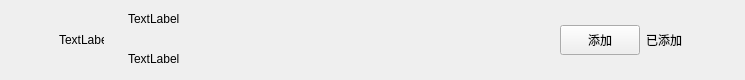
<?xml version="1.0" encoding="UTF-8"?>
<ui version="4.0">
 <class>ApplyFriendItem</class>
 <widget class="QWidget" name="ApplyFriendItem">
  <property name="geometry">
   <rect>
    <x>0</x>
    <y>0</y>
    <width>745</width>
    <height>80</height>
   </rect>
  </property>
  <property name="maximumSize">
   <size>
    <width>16777215</width>
    <height>80</height>
   </size>
  </property>
  <property name="windowTitle">
   <string>Form</string>
  </property>
  <layout class="QHBoxLayout" name="horizontalLayout">
   <property name="spacing">
    <number>6</number>
   </property>
   <property name="leftMargin">
    <number>9</number>
   </property>
   <property name="topMargin">
    <number>0</number>
   </property>
   <property name="rightMargin">
    <number>0</number>
   </property>
   <property name="bottomMargin">
    <number>0</number>
   </property>
   <item>
    <spacer name="horizontalSpacer">
     <property name="orientation">
      <enum>Qt::Orientation::Horizontal</enum>
     </property>
     <property name="sizeType">
      <enum>QSizePolicy::Policy::Fixed</enum>
     </property>
     <property name="sizeHint" stdset="0">
      <size>
       <width>50</width>
       <height>20</height>
      </size>
     </property>
    </spacer>
   </item>
   <item>
    <widget class="QLabel" name="icon_lb">
     <property name="minimumSize">
      <size>
       <width>45</width>
       <height>45</height>
      </size>
     </property>
     <property name="maximumSize">
      <size>
       <width>45</width>
       <height>45</height>
      </size>
     </property>
     <property name="text">
      <string>TextLabel</string>
     </property>
    </widget>
   </item>
   <item>
    <widget class="QWidget" name="widget" native="true">
     <layout class="QHBoxLayout" name="horizontalLayout_2">
      <property name="topMargin">
       <number>2</number>
      </property>
      <property name="bottomMargin">
       <number>2</number>
      </property>
      <item>
       <widget class="QWidget" name="widget_2" native="true">
        <layout class="QVBoxLayout" name="verticalLayout">
         <property name="spacing">
          <number>10</number>
         </property>
         <property name="topMargin">
          <number>2</number>
         </property>
         <property name="bottomMargin">
          <number>2</number>
         </property>
         <item>
          <widget class="QLabel" name="user_name_lb">
           <property name="minimumSize">
            <size>
             <width>100</width>
             <height>30</height>
            </size>
           </property>
           <property name="maximumSize">
            <size>
             <width>100</width>
             <height>30</height>
            </size>
           </property>
           <property name="text">
            <string>TextLabel</string>
           </property>
          </widget>
         </item>
         <item>
          <widget class="QLabel" name="user_chat_lb">
           <property name="minimumSize">
            <size>
             <width>100</width>
             <height>30</height>
            </size>
           </property>
           <property name="maximumSize">
            <size>
             <width>200</width>
             <height>30</height>
            </size>
           </property>
           <property name="text">
            <string>TextLabel</string>
           </property>
          </widget>
         </item>
        </layout>
       </widget>
      </item>
      <item>
       <spacer name="horizontalSpacer_3">
        <property name="orientation">
         <enum>Qt::Orientation::Horizontal</enum>
        </property>
        <property name="sizeHint" stdset="0">
         <size>
          <width>40</width>
          <height>20</height>
         </size>
        </property>
       </spacer>
      </item>
      <item>
       <widget class="ClickedBtn" name="addBtn">
        <property name="minimumSize">
         <size>
          <width>80</width>
          <height>30</height>
         </size>
        </property>
        <property name="maximumSize">
         <size>
          <width>80</width>
          <height>30</height>
         </size>
        </property>
        <property name="text">
         <string>添加</string>
        </property>
       </widget>
      </item>
      <item>
       <widget class="QLabel" name="already_add_lb">
        <property name="minimumSize">
         <size>
          <width>40</width>
          <height>0</height>
         </size>
        </property>
        <property name="text">
         <string>已添加</string>
        </property>
       </widget>
      </item>
      <item>
       <spacer name="horizontalSpacer_2">
        <property name="orientation">
         <enum>Qt::Orientation::Horizontal</enum>
        </property>
        <property name="sizeType">
         <enum>QSizePolicy::Policy::Fixed</enum>
        </property>
        <property name="sizeHint" stdset="0">
         <size>
          <width>50</width>
          <height>20</height>
         </size>
        </property>
       </spacer>
      </item>
     </layout>
    </widget>
   </item>
  </layout>
 </widget>
 <customwidgets>
  <customwidget>
   <class>ClickedBtn</class>
   <extends>QPushButton</extends>
   <header location="global">clickedbtn.h</header>
  </customwidget>
 </customwidgets>
 <resources/>
 <connections/>
</ui>
